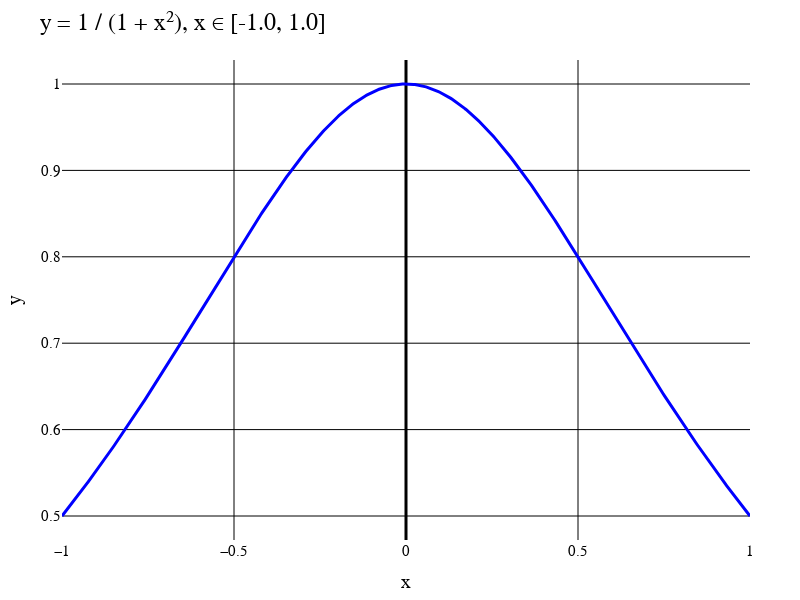

Source (notebook cell):
### Markdown cell above
Исходная функция и исходные данные

### Code cell
numOfFunc = 2;
interval = [-1.0, 1.0];
funcColor = "blue";
p1 = makePlot(numOfFunc, funcList, titleList, interval, funcColor)

### Figure 1 — Plotly figure (JSON) as saved in the notebook; plotly's stock layout.template omitted (floating-point values rounded to 4 significant figures; data arrays with more than 128 entries replaced by an {"elided": "..."} marker saying what was removed)
{"data": [{"line": {"color": "blue", "width": 3}, "mode": "line", "type": "scatter", "x": {"elided": "500 float values"}, "y": {"elided": "500 float values"}}], "layout": {"coloraxis": {"outlinecolor": "black"}, "font": {"color": "black", "family": "Times New Roman"}, "height": 600, "margin": {"b": 50, "l": 50, "r": 50, "t": 60}, "paper_bgcolor": "white", "plot_bgcolor": "white", "title": {"autosize": false, "font": {"color": "black", "family": "Times New Roman", "size": 24}, "paper_bgcolor": "red", "text": "y = 1 / (1 + x²), x ∈ [-1.0, 1.0]"}, "width": 800, "xaxis": {"color": "black", "gridcolor": "black", "gridwidth": 1, "tickfont": {"size": 15}, "title": {"font": {"color": "black", "family": "Times New Roman", "size": 20}, "text": "x"}, "zerolinecolor": "black", "zerolinewidth": 3}, "yaxis": {"exponentformat": "power", "gridcolor": "black", "gridwidth": 1, "tickfont": {"size": 15}, "title": {"font": {"color": "black", "family": "Times New Roman", "size": 20}, "text": "y"}, "zerolinecolor": "black", "zerolinewidth": 3}}}
